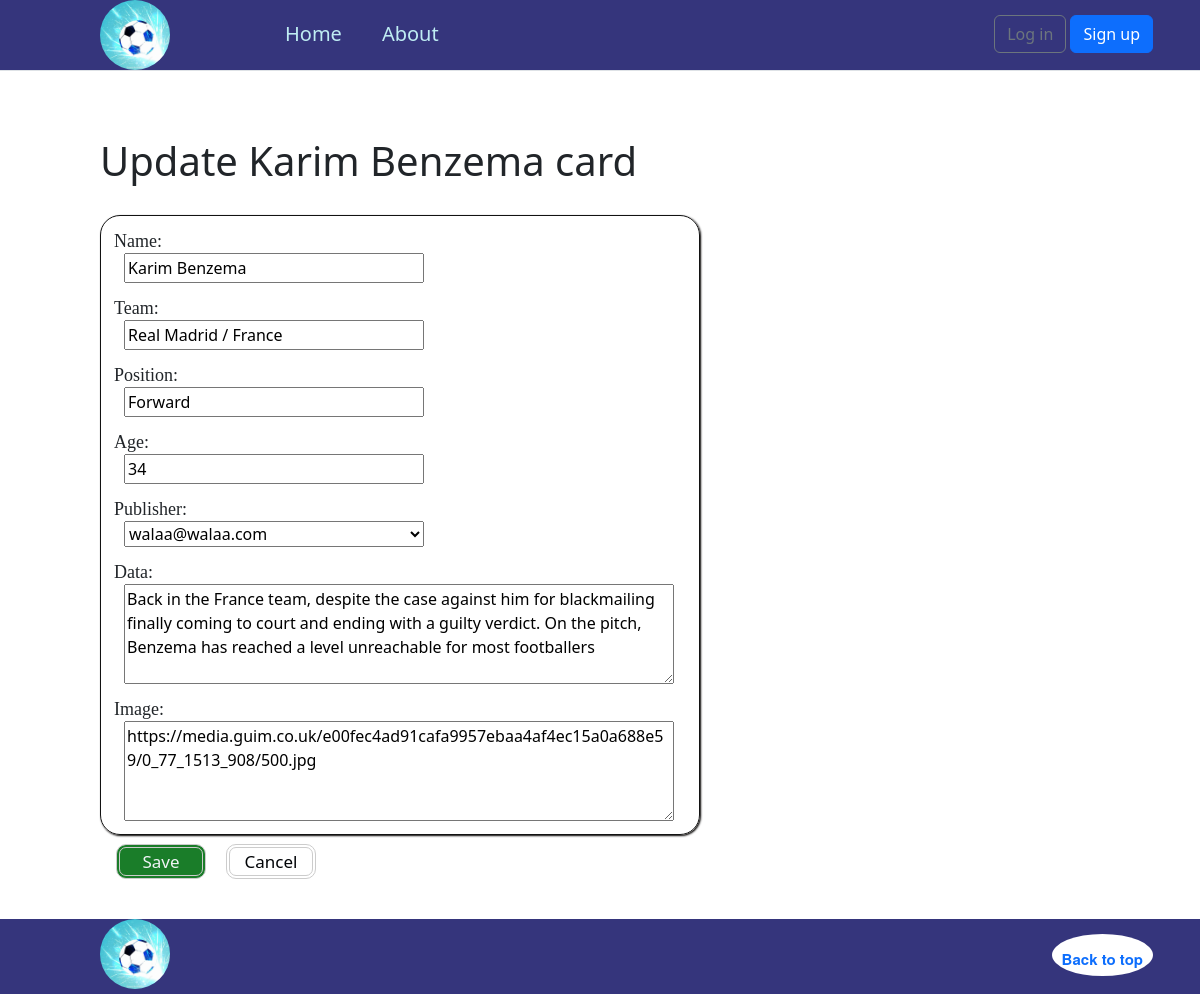
The page /5/update/ on the database its author committed.
### player/models.py (models this page shows, shortened)
class Player (models.Model):
    name = models.CharField(max_length=255, default="Name")
    team = models.CharField(max_length=255, default="Team")
    Position = models.CharField(max_length=255,  default="Position")
    Age=models.IntegerField()
    publisher= models.ForeignKey(CustomUser, on_delete=models.CASCADE)
    data= models.TextField(default="information ")
    image= models.TextField(default= "add the path of picture")
    class Meta:
       verbose_name_plural = "players"
       ordering=['pk']

### player/views.py (the view)
# urls.py: path('<int:pk>/update/', PlayerUpdateView.as_view(), name='player_update'),
class PlayerUpdateView(UpdateView):
    template_name = "pages/player-update.html"
    model = Player
    fields = ["name","team","Position","Age","publisher","data","image"]

### accounts/models.py (called while the page is built)
    def __str__(self):
        return self.email

### templates/pages/player-update.html (shortened to what this page needs)
{% extends '_base.html' %}
{% load static %}
{% block main %}
<div class="creat">
  <div class="create-view">
    <h1> Update {{player.name}} card</h1>
    <div class="update_form">
        <form   method='post' >
          {{form.as_p}}
         <input type='submit' value="Save" class="save_button"/>
        </form>
        <a  href="{% url 'home' %}" id="cancel"><button class="cancel_button" role="button">Cancel</button></a>
    </div>
  </div>
</div>
{% endblock main %}

### static/css/base.css (style rules this page uses)
html { position: relative; min-height: 100%; font-size: 14px; }
@media (min-width: 768px) { html { font-size: 16px; } }
* { box-sizing: border-box; }
body { margin-bottom: 60px; }
a { text-decoration-line: none; }
.creat { display: flex; }
.create-view { margin-left: 100px; margin-top: 50px; margin-bottom: 50px; }
.add_form ,.update_form { margin-top: 30px; border: #121212 solid 1px; width: 600px; border-radius: 20px; box-shadow: 1px 1px 2px rgb(4, 2, 0); }
.add_form p ,.update_form p { display: block; margin: 13px; }
.add_form textarea,select,input ,.update_form textarea,select,input { display: block; margin-left: 10px; }
.add_form label ,.update_form label { font-size: 18px; line-height: 24px; font-family: "Guardian Headline","Guardian Egyptian Web","Guardian Headline Full",Georgia,serif; font-weight: normal; font-weight: 300; }
#cancel { float:left; display:inline; width: 49%; }
.cancel_button { margin: 5px; margin-top: 10px; margin-left: 15px; width: 90px; height: 35px; border-radius: 10px; border: 4px double #cccccc; background-color: rgb(255, 255, 255); font-size: 17px; color: rgb(0, 3, 6); }
.save_button { margin: 5px; margin-top: 10px; margin-left: 15px; width: 90px; height: 35px; border-radius: 10px; border: 4px double #cccccc; background-color: rgb(26, 125, 41); font-size: 17px; color: rgb(240, 243, 246); float:left; }
.update_form textarea { height: 100px; width: 550px; }
.update_form { width: 600px; }
.update_form select,input { width: 300px; }

### rows shown on the page
Player: name "Karim Benzema", team "Real Madrid / France", Position "Forward", Age "34", publisher "walaa@walaa.com", data "Back in the France team, despite the case against him for blackmailing finally coming to court and ending with a guilty verdict. On the pitch, Benzema has reached a level unreachable for most footballers", image "https://media.guim.co.uk/e00fec4ad91cafa9957ebaa4af4ec15a0a688e59/0_77_1513_908/500.jpg"
